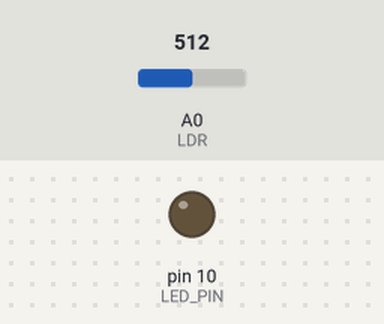
The sketch below on a simulated Arduino Uno, built with avr-gcc and run on an emulated ATmega328P. On the bench: output pins drawn as LEDs (lit = HIGH). The test bench sets the inputs (shaded band); at power-on: A0 (LDR) = 512.

Above: at 1.2 s.
1.3 s: A0 (LDR) set to 161
2.8 s: A0 (LDR) set to 138
At 3.9 s:
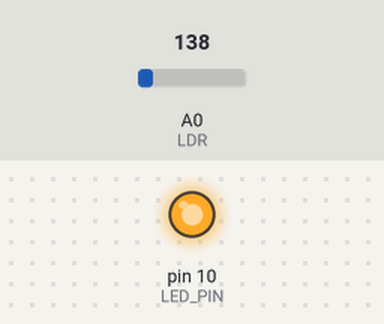
4.3 s: A0 (LDR) set to 160
At 5.1 s:
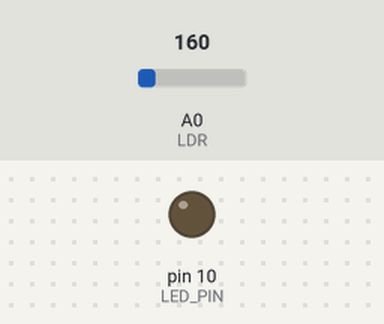
5.8 s: A0 (LDR) set to 140
At 6.2 s:
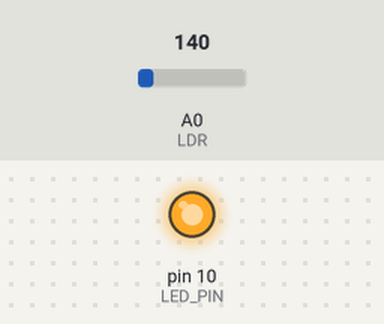
Timing chart, 0 to 8.3 s (numbered marks = the images above; inputs shaded):
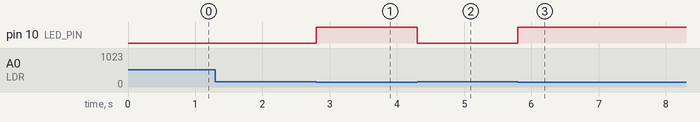

Measured:
- the behaviour switches between 150 and 149 on A0 (LDR) (found by bisection; images 0 and 1)
- after the input at 1.3 s, every drawn part: stays the same
- after the input at 2.8 s, pin 10 (LED_PIN): LOW → HIGH at once
- after the input at 4.3 s, pin 10 (LED_PIN): HIGH → LOW at once
- after the input at 5.8 s, pin 10 (LED_PIN): LOW → HIGH at once

The sketch:

luminosity_led.ino
```cpp
#define LDR A0
#define LED_PIN 10
int valor_ldr = 0;

void setup() {
  pinMode(LED_PIN, OUTPUT);
  pinMode(LDR, INPUT);
  Serial.begin(9600);
}

void loop() {
  valor_ldr = analogRead(LDR);
  bool is_low_light = valor_ldr < 150;

  if (is_low_light) {
    digitalWrite(LED_PIN, HIGH);
    return;
  }

  digitalWrite(LED_PIN, LOW);
}
```
